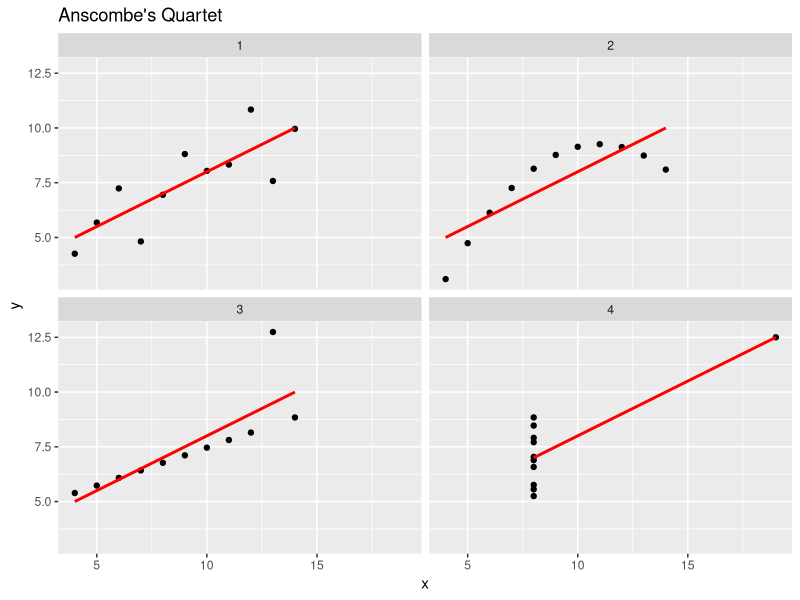
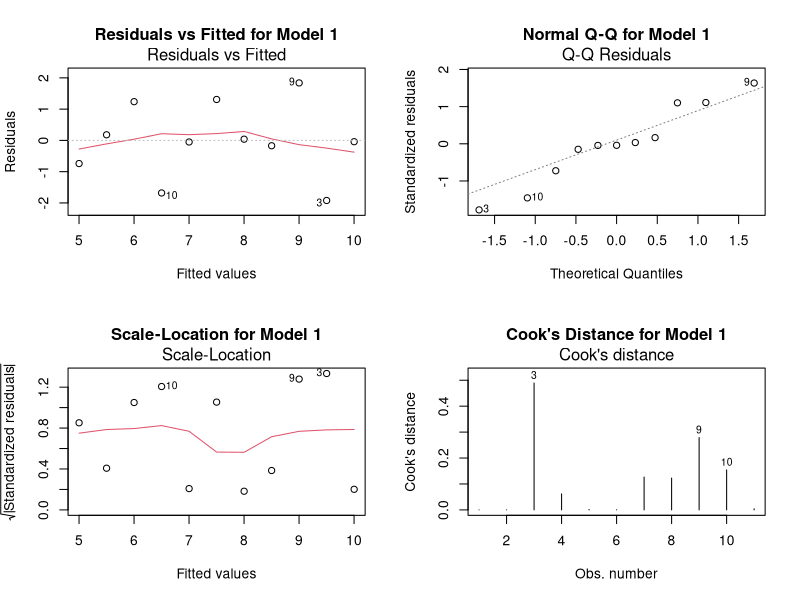
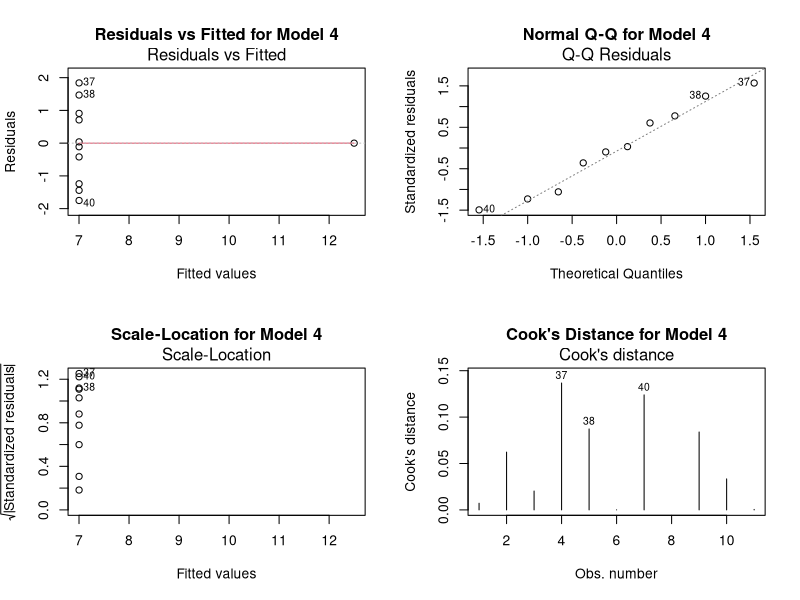

These charts were generated, in order, by the following R code:
## ---- chunk 1

# Set working directory
setwd("D:/GradSchool/IE575/Lesson5")

if (!require(dplyr))    install.packages("dplyr")
library(dplyr)
library(ggplot2)


dat <- datasets::anscombe
datLong <- data.frame(
  group  = rep(1:4, each = 11),
  x = unlist(dat[,c(1:4)]),
  y = unlist(dat[,c(5:8)])
)
rownames(datLong) <- NULL
datLong

# Check structure.
str(datLong)

# Check for missing values in the dataset
missing_values <- colSums(is.na(datLong))

missing_values
## ---- chunk 2
# Calculate the mean, variance, correlation, and a linear regression for each data set.
datLong %>%
  group_by(group) %>%
  summarise(
    mean_x = mean(x),
    mean_y = mean(y),
    var_x = var(x),
    var_y = var(y),
    cor_xy = cor(x, y),
    lm_eqn = paste0("y = ", round(coef(lm(y ~ x, data = .))[2], 2), "x + ", round(coef(lm(y ~ x, data = .))[1], 2))
  )

## ---- chunk 3
# Let's see the regressions
ggplot(datLong, aes(x = x, y = y)) +
  geom_point() +
  geom_smooth(method = "lm", se = FALSE, color = "red") +
  facet_wrap(~ group) +
  labs(title = "Anscombe's Quartet", x = "x", y = "y")
## ---- chunk 4
# Show an example of further evalution of dateset 1.
# Let's create a linear model for the first dataset.
lm1 <- lm(y ~ x, data = datLong[datLong$group == 1, ])
# Summary of the models
summary(lm1)

# Lets evaluate Residauls versus Fitted values, Normal Q-Q, Scale-Location, and Cook's distance.
par(mfrow = c(2, 2))
# Residuals vs Fitted
plot(lm1, which = 1, main = "Residuals vs Fitted for Model 1")
# Normal Q-Q
plot(lm1, which = 2, main = "Normal Q-Q for Model 1")
# Scale-Location
plot(lm1, which = 3, main = "Scale-Location for Model 1")
# Residuals vs Leverage
plot(lm1, which = 4, main = "Cook's Distance for Model 1")


## ---- chunk 5

# And let's do the same for the fourth dataset.
lm4 <- lm(y ~ x, data = datLong[datLong$group == 4, ])
summary(lm4)
# Let's evaluate Residauls versus Fitted values, Normal Q-Q, Scale-Location, and Cook's distance.
par(mfrow = c(2, 2))
# Residuals vs Fitted
plot(lm4, which = 1, main = "Residuals vs Fitted for Model 4")
# Normal Q-Q
plot(lm4, which = 2, main = "Normal Q-Q for Model 4")
# Scale-Location
plot(lm4, which = 3, main = "Scale-Location for Model 4")
# Residuals vs Leverage
plot(lm4, which = 4, main = "Cook's Distance for Model 4")
